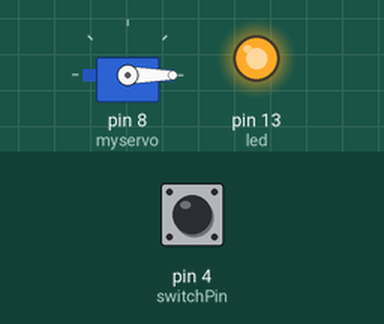
A sketch run on a simulated Arduino Uno, built with avr-gcc and run on an emulated ATmega328P. Parts: servo, output pins drawn as LEDs (lit = HIGH). Inputs (shaded band) come from the test bench; at power-on: pin 4 (switchPin) LOW.

Above: at 1.2 s.
1.3 s: pin 4 (switchPin) pulled HIGH for 0.15 s
At 1.38 s:
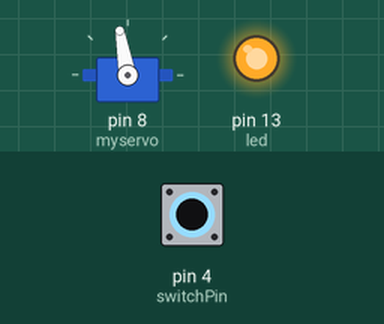
2.9 s: pin 4 (switchPin) pulled HIGH for 3.2 s
At 6.4 s:
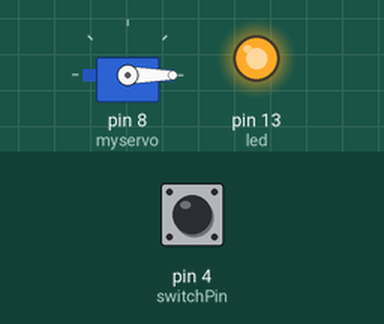
Timing chart, 0 to 7.9 s (numbered marks = the images above; inputs shaded):
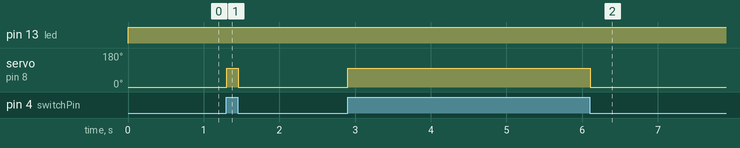

Measured:
- after the input at 1.3 s, servo on pin 8 (myservo): 0° → 100° at once, → 0° 0.15 s later
- after the input at 2.9 s, servo on pin 8 (myservo): 0° → 100° at once, → 0° 3.2 s later

The sketch:

ACTUAL_USELESS_BOX_CODE.ino
```cpp
#include <Servo.h>;

Servo myservo;

int switchPin = 4;
int switchState = 0;
int led = 13;

void setup()
{
  pinMode(switchPin,INPUT);
  myservo.attach(8);
  pinMode(led, OUTPUT);
}


void loop()
{
  digitalWrite(led, HIGH);
  switchState = digitalRead(switchPin);
  if(switchState == HIGH) {
    myservo.write(100);
    delay(15);
  }
  if(switchState == LOW) {
    myservo.write(0);
    delay(15);
  }
}
```
